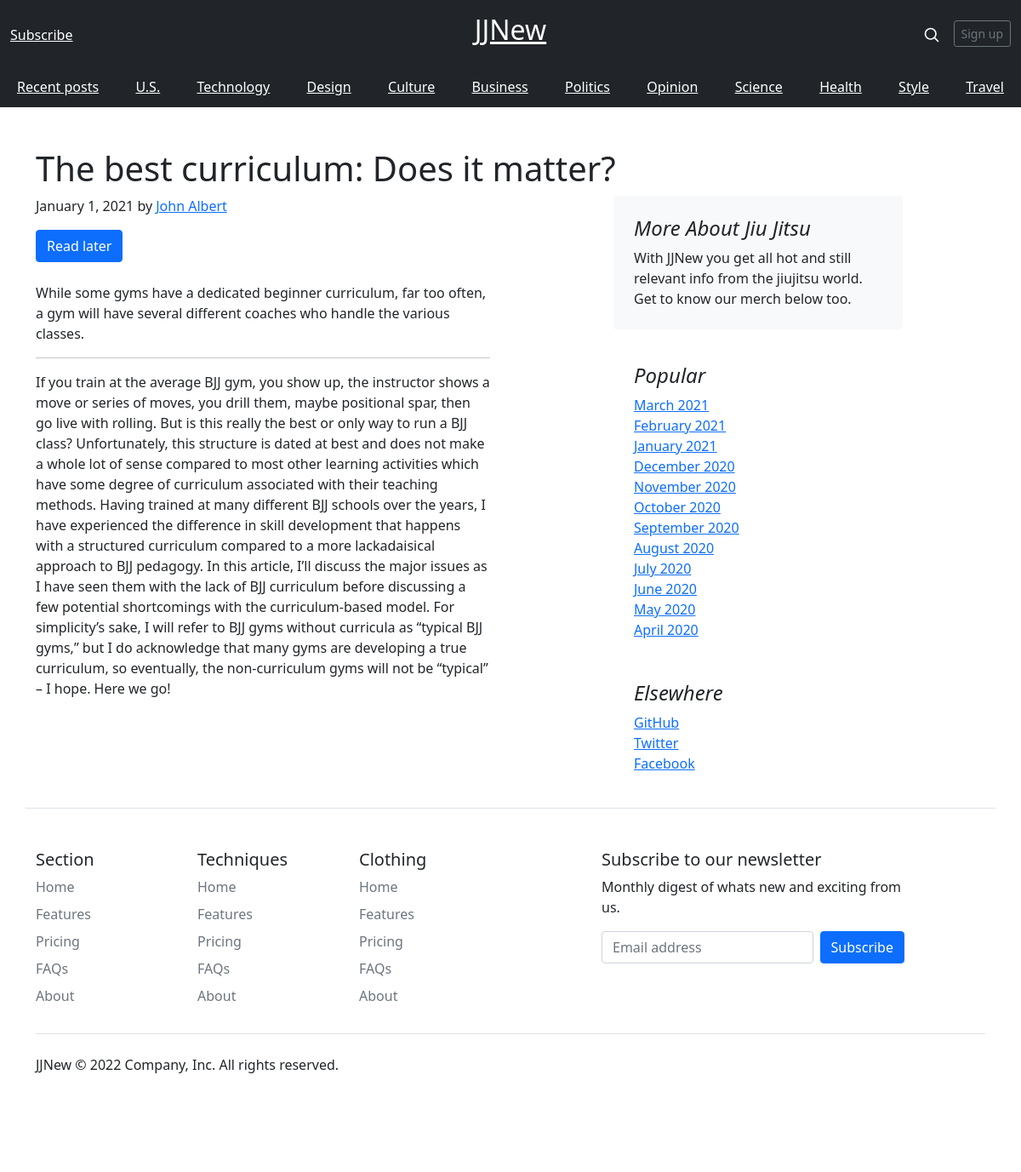
The app's page /blog/the-best-curriculum-does-it-matter/ with its own data.
### blog/models.py (models this page shows, shortened)
class Blog(models.Model):
    username = models.CharField(max_length=100)
    title = models.CharField(max_length=200)
    slug = models.SlugField(primary_key=True, db_index=True)
    email = models.EmailField()
    text = models.TextField()
    post_data = models.DateTimeField(auto_now_add=True)
    pre_text = models.CharField(max_length=250)
    image = models.ImageField(upload_to='posts', null=True)
    city = models.CharField(max_length=50)
    author = models.ForeignKey(Author, on_delete=models.CASCADE, default=True)

class Author(models.Model):
    name = models.CharField(max_length=100)
    def __str__(self):
        return self.name

### blog/views.py (the view, shortened to what this page needs)
# urls.py: path('blog/<slug:slug>/', views.PostSingle.as_view(), name="post-single"),
class PostSingle(DetailView):
    template_name = 'blog/post_ind.html'
    model = Blog
    context_object_name = 'posts'

### blog/templates/blog/post_ind.html (shortened to what this page needs)
{% extends 'base.html' %} {% block header %}
<div class="container mt-5">
  <h1>{{ posts.title }}</h1>
</div>
{% endblock %} {% block content %}
<main class="container">
  <div class="row g-5">
    <div class="col-md-6 mb-3">
        <article class="blog-post">
            <p class="blog-post-meta">January 1, 2021 by <a href="#">{{ posts.author }}</a></p>
            {% if is_fav %}
              <p> fav one </p>
            {% else %}
              <form method="POST" action="{% url 'read-later' %}">
                <button class="btn btn-primary mb-4">Read later</button>
              </form>
            {% endif %}
            <p>
            {{ posts.pre_text }}
            </p>
            <hr />
            <p>
            {{ posts.text }}
            </p>
        </article>
    </div>
    <div class="col-md-1">
    </div>
    <div class="col-md-4">
      <div class="position-sticky" style="top: 2rem">
        <div class="p-4 mb-3 bg-light rounded">
          <h4 class="fst-italic">More About Jiu Jitsu</h4>
          <p class="mb-0">
            With JJNew you get all hot and still relevant info from the jiujitsu world. Get to know our merch below too.
          </p>
        </div>
        <div class="p-4">
          <h4 class="fst-italic">Popular</h4>
          <ol class="list-unstyled mb-0">
            <li><a href="#">March 2021</a></li>
            <li><a href="#">February 2021</a></li>
            <li><a href="#">January 2021</a></li>
            <li><a href="#">December 2020</a></li>
            <li><a href="#">November 2020</a></li>
            <li><a href="#">October 2020</a></li>
            <li><a href="#">September 2020</a></li>
            <li><a href="#">August 2020</a></li>
            <li><a href="#">July 2020</a></li>
            <li><a href="#">June 2020</a></li>
            <li><a href="#">May 2020</a></li>
            <li><a href="#">April 2020</a></li>
          </ol>
        </div>
        <div class="p-4">
          <h4 class="fst-italic">Elsewhere</h4>
          <ol class="list-unstyled">
            <li><a href="#">GitHub</a></li>
            <li><a href="#">Twitter</a></li>
            <li><a href="#">Facebook</a></li>
          </ol>
        </div>
      </div>
    </div>
  </div>
</main>
{% endblock %}

### records on screen
Blog: title "The best curriculum: Does it matter?", author "John Albert", pre_text "While some gyms have a dedicated beginner curriculum, far too often, a gym will have several different coaches who handle the various classes.", text "If you train at the average BJJ gym, you show up, the instructor shows a move or series of moves, you drill them, maybe positional spar, then go live with rolling. But is this really the best or only way to run a BJJ class? Unfortunately, this structure is dated at best and does not make a whole lot of sense compared to most other learning activities which have some degree of curriculum associated with their teaching methods. Having trained at many different BJJ schools over the years, I have experienced the difference in skill development that happens with a structured curriculum compared to a more lackadaisical approach to BJJ pedagogy. In this article, I’ll discuss the major issues as I…"
